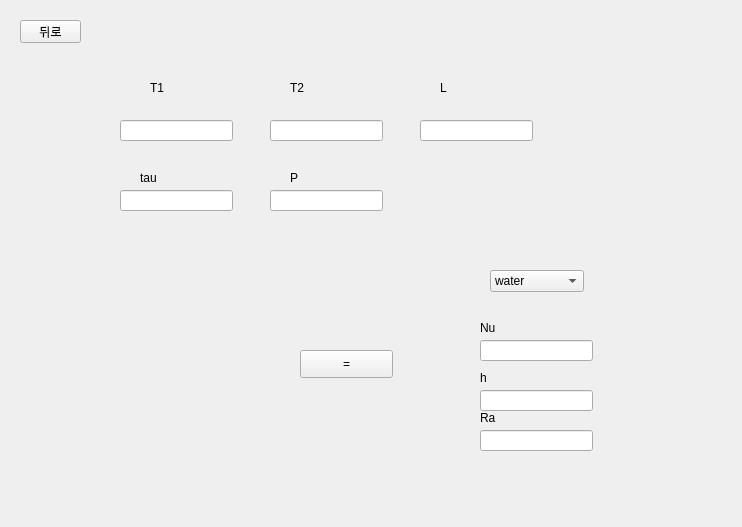
<?xml version="1.0" encoding="UTF-8"?>
<ui version="4.0">
 <class>Form</class>
 <widget class="QWidget" name="Form">
  <property name="geometry">
   <rect>
    <x>0</x>
    <y>0</y>
    <width>742</width>
    <height>527</height>
   </rect>
  </property>
  <property name="windowTitle">
   <string>Form</string>
  </property>
  <widget class="QLineEdit" name="T1">
   <property name="geometry">
    <rect>
     <x>120</x>
     <y>120</y>
     <width>113</width>
     <height>21</height>
    </rect>
   </property>
   <property name="text">
    <string/>
   </property>
  </widget>
  <widget class="QLineEdit" name="P">
   <property name="geometry">
    <rect>
     <x>270</x>
     <y>190</y>
     <width>113</width>
     <height>21</height>
    </rect>
   </property>
   <property name="text">
    <string/>
   </property>
  </widget>
  <widget class="QLabel" name="label_4">
   <property name="geometry">
    <rect>
     <x>290</x>
     <y>80</y>
     <width>64</width>
     <height>15</height>
    </rect>
   </property>
   <property name="text">
    <string>T2</string>
   </property>
  </widget>
  <widget class="QLineEdit" name="T2">
   <property name="geometry">
    <rect>
     <x>270</x>
     <y>120</y>
     <width>113</width>
     <height>21</height>
    </rect>
   </property>
   <property name="text">
    <string/>
   </property>
  </widget>
  <widget class="QLabel" name="label_8">
   <property name="geometry">
    <rect>
     <x>480</x>
     <y>370</y>
     <width>64</width>
     <height>15</height>
    </rect>
   </property>
   <property name="text">
    <string>h</string>
   </property>
  </widget>
  <widget class="QLabel" name="label_6">
   <property name="geometry">
    <rect>
     <x>480</x>
     <y>320</y>
     <width>64</width>
     <height>15</height>
    </rect>
   </property>
   <property name="text">
    <string>Nu</string>
   </property>
  </widget>
  <widget class="QPushButton" name="check">
   <property name="geometry">
    <rect>
     <x>300</x>
     <y>350</y>
     <width>93</width>
     <height>28</height>
    </rect>
   </property>
   <property name="text">
    <string>=</string>
   </property>
  </widget>
  <widget class="QLabel" name="label_5">
   <property name="geometry">
    <rect>
     <x>440</x>
     <y>80</y>
     <width>64</width>
     <height>15</height>
    </rect>
   </property>
   <property name="text">
    <string>L</string>
   </property>
  </widget>
  <widget class="QLineEdit" name="Result3">
   <property name="geometry">
    <rect>
     <x>480</x>
     <y>430</y>
     <width>113</width>
     <height>21</height>
    </rect>
   </property>
   <property name="text">
    <string/>
   </property>
  </widget>
  <widget class="QComboBox" name="fluid_2">
   <property name="geometry">
    <rect>
     <x>490</x>
     <y>270</y>
     <width>94</width>
     <height>22</height>
    </rect>
   </property>
   <item>
    <property name="text">
     <string>water</string>
    </property>
   </item>
   <item>
    <property name="text">
     <string>air</string>
    </property>
   </item>
  </widget>
  <widget class="QLabel" name="label">
   <property name="geometry">
    <rect>
     <x>140</x>
     <y>170</y>
     <width>64</width>
     <height>15</height>
    </rect>
   </property>
   <property name="text">
    <string>tau</string>
   </property>
  </widget>
  <widget class="QLineEdit" name="L">
   <property name="geometry">
    <rect>
     <x>420</x>
     <y>120</y>
     <width>113</width>
     <height>21</height>
    </rect>
   </property>
   <property name="text">
    <string/>
   </property>
  </widget>
  <widget class="QLabel" name="label_2">
   <property name="geometry">
    <rect>
     <x>290</x>
     <y>170</y>
     <width>64</width>
     <height>15</height>
    </rect>
   </property>
   <property name="text">
    <string>P</string>
   </property>
  </widget>
  <widget class="QLineEdit" name="Result2">
   <property name="geometry">
    <rect>
     <x>480</x>
     <y>390</y>
     <width>113</width>
     <height>21</height>
    </rect>
   </property>
   <property name="text">
    <string/>
   </property>
  </widget>
  <widget class="QLabel" name="label_3">
   <property name="geometry">
    <rect>
     <x>150</x>
     <y>80</y>
     <width>64</width>
     <height>16</height>
    </rect>
   </property>
   <property name="text">
    <string>T1</string>
   </property>
  </widget>
  <widget class="QLineEdit" name="t">
   <property name="geometry">
    <rect>
     <x>120</x>
     <y>190</y>
     <width>113</width>
     <height>21</height>
    </rect>
   </property>
   <property name="text">
    <string/>
   </property>
  </widget>
  <widget class="QLineEdit" name="Result">
   <property name="geometry">
    <rect>
     <x>480</x>
     <y>340</y>
     <width>113</width>
     <height>21</height>
    </rect>
   </property>
   <property name="text">
    <string/>
   </property>
  </widget>
  <widget class="QLabel" name="label_7">
   <property name="geometry">
    <rect>
     <x>480</x>
     <y>410</y>
     <width>64</width>
     <height>15</height>
    </rect>
   </property>
   <property name="text">
    <string>Ra</string>
   </property>
  </widget>
  <widget class="QPushButton" name="pushButton">
   <property name="geometry">
    <rect>
     <x>20</x>
     <y>20</y>
     <width>61</width>
     <height>23</height>
    </rect>
   </property>
   <property name="text">
    <string>뒤로</string>
   </property>
  </widget>
 </widget>
 <resources/>
 <connections/>
</ui>
